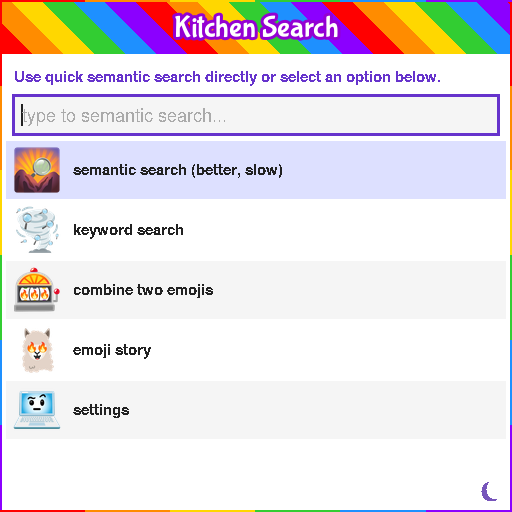
#> input picture tests/baseline_approved/test_01_main_menu/01_initial.png, 512 x 512 px; its folder holds 3 pictures in this run; the run also reads 2 pictures not shown here
$ python check_consistency.py
#> lines starting #> are read from the running program, lines starting #| are printed output that depends on the picture; after the words box and inside, x2 and y2 are one past the last pixel; in counts of white or black regions, pixels touching at a corner belong together
#!/usr/bin/env python3
"""Cross-platform *consistency* gate.

The real question this answers is **not** "does this run pixel-match the
committed PNGs?" (it won't — fonts/anti-aliasing/DPI differ per OS, and the
baseline may be stale). It is:

    "Did this OS navigate the app through the *same screens* as the
     Linux gold standard, and copy the *same* images?"

Linux is the reference: it's the environment the app is developed and
eyeballed in (the GIFs are reviewed by hand), so its captured run is the
source of truth. Windows and macOS must reproduce it.

What is compared (per test), reference vs candidate:

  1. Screen count           — exact. Same number of screenshots taken.
  2. Duplicate structure    — exact. Wherever the reference has a screen that
                              is identical to its predecessor (a step that
                              changed nothing on screen), the candidate must
                              repeat that same pattern. Catches navigation
                              drift even when counts happen to match.
  3. Transition magnitudes  — within +/- X% (relative) of the reference. For
                              each step, how much the screen changed from the
                              previous one. This is OS-tolerant: it never
                              compares a Windows pixel to a Linux pixel, only
                              Windows' own step-to-step delta against Linux'
                              own step-to-step delta. A step that should move
                              ~3% of pixels must not suddenly move 80%.
  4. Copied images          — exact. The set of images the app copied to the
                              clipboard (by content hash) must be identical;
                              these *are* byte-identical across OSes by design.

Exit code:
    0  candidate is consistent with the reference for every test
    1  any test diverged (or a test folder is missing on one side)

Because the committed baseline is expected to be stale right now, this gate
is expected to stay RED until a good Linux set is approved. That is fine: the
signal we care about is that Windows, macOS and Linux diverge *identically*.
"""
import argparse
import hashlib
import json
import sys
from pathlib import Path

from PIL import Image, ImageChops
import numpy as np

_TESTS_DIR = Path(__file__).parent
_NON_SHOT_SUFFIXES = ("_clipboard.png",)
_SCRATCH_PREFIXES = ("_stable_",)

# Matches compare.py: a per-channel delta this large counts as a changed pixel,
# and a frame with less than _MIN_PCT changed is treated as unchanged noise.
_THRESHOLD = 8
_MIN_PCT = 0.05


def _shots(test_dir: Path) -> list[Path]:
    """Ordered list of screen PNGs (excludes clipboard dumps + scratch frames)."""
    out = []
    for p in sorted(test_dir.glob("*.png")):
        if any(p.name.endswith(s) for s in _NON_SHOT_SUFFIXES):
            continue
        if any(p.name.startswith(s) for s in _SCRATCH_PREFIXES):
            continue
        out.append(p)
#> pass 2 of the loop in _shots, `for p in sorted(test_dir.glob("*.png")):`:
#> pass 2 of the loop in _shots, `for p in sorted(test_dir.glob("*.png")):`:
    return out


def _sha256(data: bytes) -> str:
    return hashlib.sha256(data).hexdigest()


def _copied_hashes(test_dir: Path) -> set[str]:
    """Content hashes of every image the app copied to the clipboard."""
    return {_sha256(p.read_bytes()) for p in test_dir.glob("*_clipboard.png")}


def _pct(a: Path, b: Path) -> float:
    """Percentage of pixels that differ between two screenshots (0-100).

    Mirrors compare.compare_images' magnitude, but tkinter-free so the gate
    can run as a pure image check.
    """
    base = Image.open(a).convert("RGB")
    curr = Image.open(b).convert("RGB")
    if base.size != curr.size:
        curr = curr.resize(base.size, Image.LANCZOS)
    diff = np.asarray(ImageChops.difference(base, curr), dtype=np.uint8)
    mask = np.any(diff > _THRESHOLD, axis=2)
    return float(mask.mean() * 100)


def _dup_pattern(shots: list[Path], threshold: float) -> list[bool]:
    """For each shot after the first: is it identical (< threshold%) to the
    previous one?  This is the test's 'duplicate structure'."""
    pattern = []
    for i in range(1, len(shots)):
        pattern.append(_pct(shots[i - 1], shots[i]) < threshold)
    return pattern


def _transitions(shots: list[Path]) -> list[float]:
    """Per-step change magnitude (% pixels changed from the previous shot)."""
    return [_pct(shots[i - 1], shots[i]) for i in range(1, len(shots))]


def _within(cand: float, ref: float, tol: float, abs_floor: float) -> bool:
    """cand within +/- tol (relative) of ref, with an absolute floor so that
    near-zero reference transitions don't make the band degenerate."""
    band = max(abs_floor, abs(ref) * tol)
    return abs(cand - ref) <= band


def check_test(name: str, ref_root: Path, cand_root: Path,
               tol: float, abs_floor: float, dup_threshold: float) -> dict:
    ref_dir = ref_root / name
    cand_dir = cand_root / name
    issues: list[str] = []

    ref = _shots(ref_dir)
    cand = _shots(cand_dir)

    if not ref:
        issues.append(f"reference has no screenshots ({ref_dir})")
    if not cand:
        issues.append(f"candidate has no screenshots ({cand_dir})")

    count_ok = len(ref) == len(cand)
    if not count_ok:
        issues.append(f"screen count differs: reference {len(ref)} vs candidate {len(cand)}")

    dup_ok = True
    trans_ok = True
    n_trans_off = 0
    if count_ok and ref:
        ref_dup = _dup_pattern(ref, dup_threshold)
#> in _pct, base is the input picture: PIL image 512x512 RGB; mean R, G, B 231, 224.9, 228.9
#> in _pct, `diff = np.asarray(ImageChops.difference(base, curr), dtype=np.uint8)`:
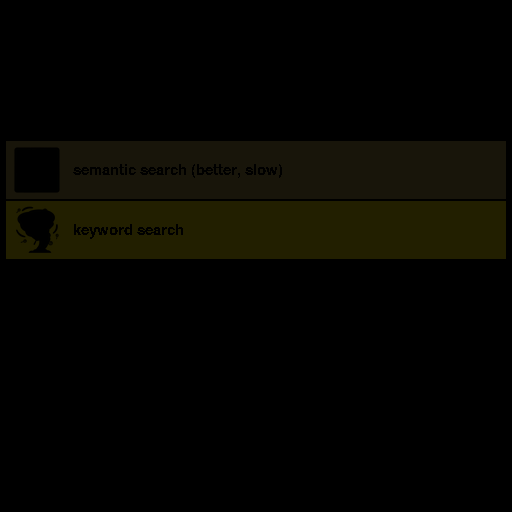
#> diff: shape (512, 512, 3); mean R, G, B 5.9, 5.3, 1
#> in _pct, `mask = np.any(diff > _THRESHOLD, axis=2)`:
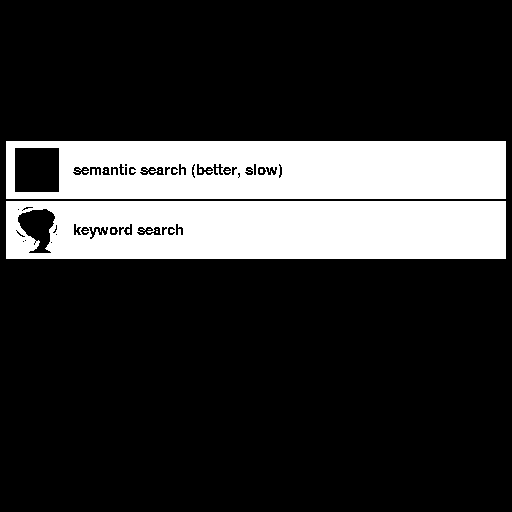
#> mask: shape (512, 512) bool; 20.4% white; 18 white regions (16 under 20 px), largest, box (x1, y1, x2, y2) and area: (6, 201, 506, 259) 27419, (6, 141, 506, 199) 26093
#> pass 2 of the loop in _dup_pattern, `for i in range(1, len(shots)):`:
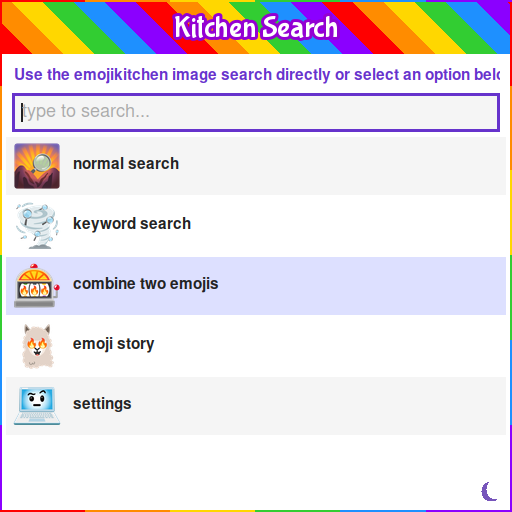
#> input picture tests/baseline_approved/test_01_main_menu/03_down_2.png, 512 x 512 px
#> in _pct, curr is the input picture: PIL image 512x512 RGB; mean R, G, B 231.1, 224.9, 229.3
#> in _pct (call 2), `diff = np.asarray(ImageChops.difference(base, curr), dtype=np.uint8)`:
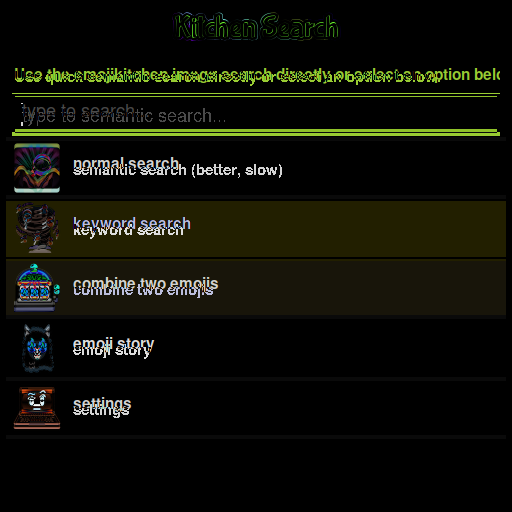
#> diff: shape (512, 512, 3); mean R, G, B 15.2, 16.1, 8.1
#> in _pct (call 2), `mask = np.any(diff > _THRESHOLD, axis=2)`:
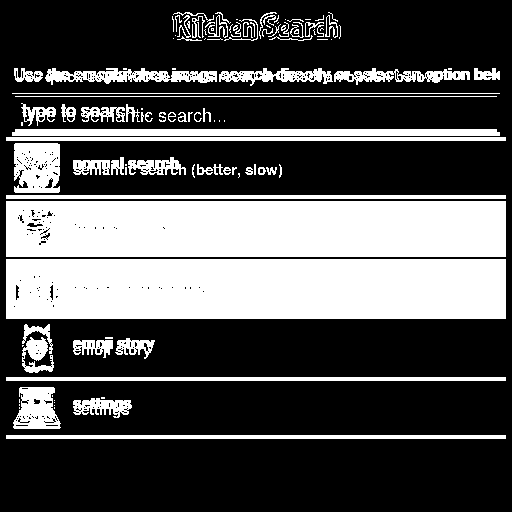
#> mask: shape (512, 512) bool; 32.3% white; 117 white regions (50 under 20 px), largest, box (x1, y1, x2, y2) and area: (6, 259, 506, 319) 29899, (6, 201, 506, 257) 27800, (12, 129, 500, 136) 3398
        cand_dup = _dup_pattern(cand, dup_threshold)
        if ref_dup != cand_dup:
            dup_ok = False
            mismatch = [i + 1 for i, (a, b) in enumerate(zip(ref_dup, cand_dup)) if a != b]
            issues.append(f"duplicate structure differs at step index(es): {mismatch}")

        ref_tr = _transitions(ref)
        cand_tr = _transitions(cand)
        for i, (rp, cp) in enumerate(zip(ref_tr, cand_tr)):
            if not _within(cp, rp, tol, abs_floor):
                trans_ok = False
                n_trans_off += 1
                if n_trans_off <= 5:
                    issues.append(
                        f"transition {ref[i].name}->{ref[i+1].name}: "
                        f"reference {rp:.2f}% vs candidate {cp:.2f}% (outside +/-{tol*100:.0f}%)")
        if n_trans_off > 5:
            issues.append(f"... and {n_trans_off - 5} more transition(s) out of band")

    ref_copied = _copied_hashes(ref_dir)
    cand_copied = _copied_hashes(cand_dir)
    copies_ok = ref_copied == cand_copied
    if not copies_ok:
        missing = sorted(h[:12] for h in ref_copied - cand_copied)
        extra = sorted(h[:12] for h in cand_copied - ref_copied)
        if missing:
            issues.append(f"copied images missing vs reference: {missing}")
        if extra:
            issues.append(f"copied images not in reference: {extra}")

    passed = count_ok and dup_ok and trans_ok and copies_ok and bool(ref) and bool(cand)
    return {
        "test": name,
        "passed": passed,
        "ref_screens": len(ref),
        "cand_screens": len(cand),
        "count_ok": count_ok,
        "dup_ok": dup_ok,
        "transitions_ok": trans_ok,
        "copies_ok": copies_ok,
        "issues": issues,
    }


def _print_report(results: list[dict], tol: float) -> None:
    print("\n  Cross-platform consistency vs reference (Linux gold standard)")
    print("  " + "-" * 60)
    for r in results:
        verdict = "PASS" if r["passed"] else "FAIL"
        print(f"  [{r['test']}] {verdict}  "
              f"(screens ref={r['ref_screens']} cand={r['cand_screens']})")
        for issue in r["issues"]:
            print(f"      X {issue}")
    n_ok = sum(1 for r in results if r["passed"])
    print("  " + "-" * 60)
    print(f"  {n_ok}/{len(results)} test(s) consistent with reference "
          f"(transition tolerance +/-{tol*100:.0f}%)")
    print()


def main() -> None:
    try:
        sys.stdout.reconfigure(encoding="utf-8")
    except Exception:
        pass

    p = argparse.ArgumentParser(description="Cross-platform consistency gate")
    p.add_argument("--reference", default=str(_TESTS_DIR / "baseline_approved"),
                   help="reference run tree (the Linux gold standard)")
    p.add_argument("--candidate", default=str(_TESTS_DIR / "test_run"),
                   help="candidate run tree (this OS's results)")
    p.add_argument("--skip", action="append", default=[], metavar="TEST",
                   help="test to exclude (repeatable); e.g. model-generated story")
    p.add_argument("--tol", type=float, default=0.5,
                   help="relative tolerance for transition magnitudes (0.5 = +/-50%%)")
    p.add_argument("--abs-floor", type=float, default=1.0,
                   help="absolute floor (percentage points) for the transition band")
    p.add_argument("--dup-threshold", type=float, default=_MIN_PCT,
                   help="below this %% diff, two screens count as duplicates")
    p.add_argument("--json", action="store_true", help="emit machine-readable JSON")
    args = p.parse_args()

    ref_root = Path(args.reference)
    cand_root = Path(args.candidate)

    tests = sorted(
        d.name for d in ref_root.iterdir()
        if d.is_dir() and d.name not in args.skip and any(d.glob("*.png"))
    )

    results = [check_test(t, ref_root, cand_root, args.tol, args.abs_floor,
                          args.dup_threshold) for t in tests]
#> in check_test, `ref_dup = _dup_pattern(ref, dup_threshold)`: ref_dup = [False, False]
#> pass 2 of the loop in _dup_pattern, `for i in range(1, len(shots)):`:
#> in check_test, `ref_tr = _transitions(ref)`: ref_tr = [20.45, 32.28]
#> the loop in check_test, `for i, (rp, cp) in enumerate(zip(ref_tr, cand_tr)):` made 2 passes
#> (rp, cp, band in _within) on passes 1 to 2: (20.45, 20.45, 10.22), (32.28, 32.28, 16.14)
#> after the loop in check_test, `for i, (rp, cp) in enumerate(zip(ref_tr, cand_tr)):`: issues = []; n_trans_off = 0
#> in check_test, `ref_copied = _copied_hashes(ref_dir)`: ref_copied = 0 items
#> in check_test, `copies_ok = ref_copied == cand_copied`: copies_ok = True
#> results = 2 items

    if args.json:
        print(json.dumps(results, indent=2))
    else:
        _print_report(results, args.tol)
#> the loop in _print_report, `for r in results:` made 2 passes
#|   [test_01_main_menu] PASS  (screens ref=3 cand=3)
#|   [test_02_keyword_search] PASS  (screens ref=1 cand=1)
#> in _print_report, `n_ok = sum(1 for r in results if r["passed"])`: n_ok = 2
#|   2/2 test(s) consistent with reference (transition tolerance +/-50%)

    sys.exit(0 if all(r["passed"] for r in results) else 1)
#> (the program exits here)
